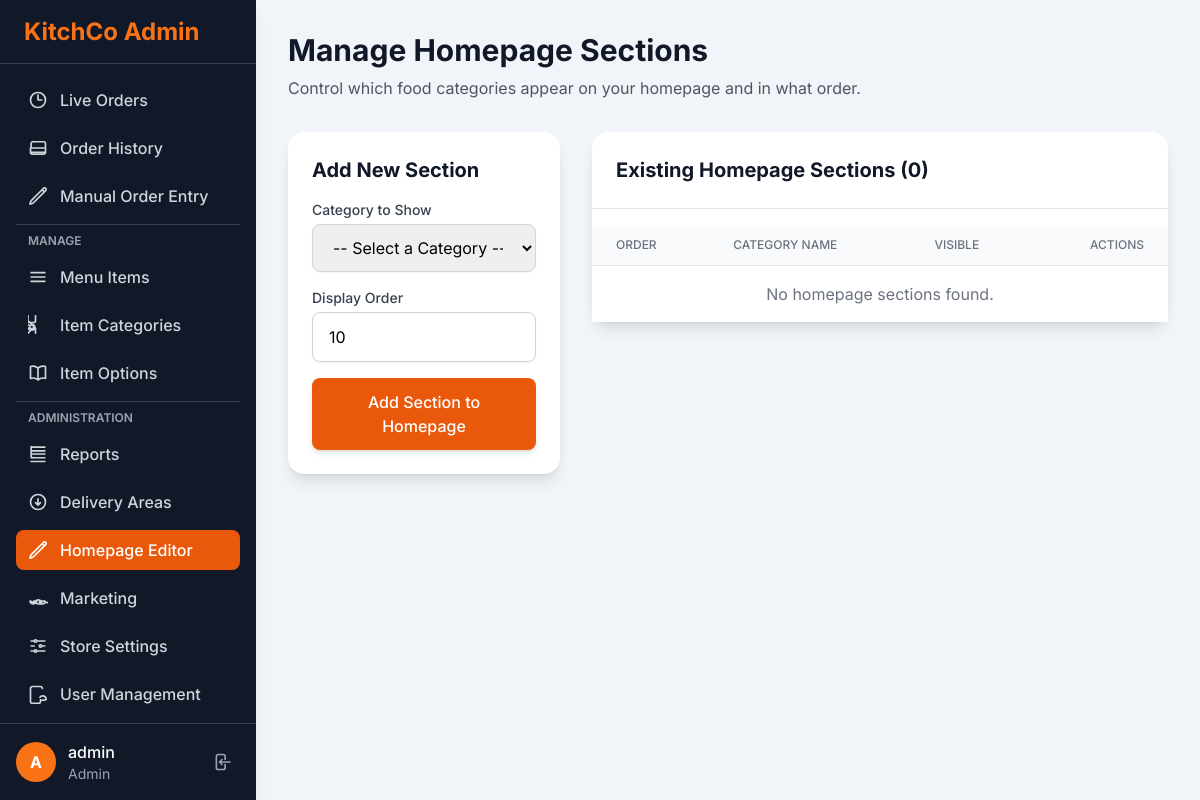
The page /admin/homepage_manager.php (signed in) on the database as committed earlier.
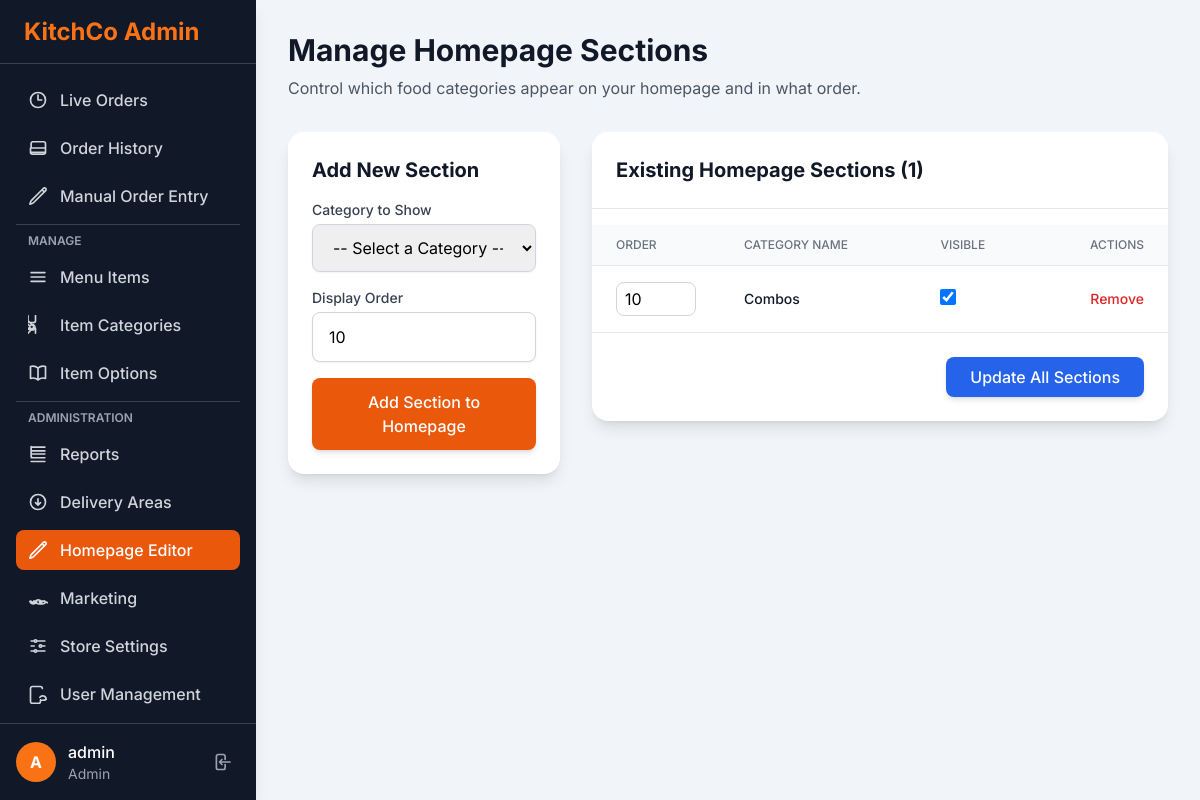
The same page on the database as committed later.
### tables this page shows
CREATE TABLE IF NOT EXISTS `homepage_sections` (
  `id` int NOT NULL AUTO_INCREMENT,
  `category_id` int NOT NULL,
  `display_order` int NOT NULL DEFAULT '0',
  `is_visible` tinyint(1) NOT NULL DEFAULT '1',
  PRIMARY KEY (`id`),
  KEY `category_id` (`category_id`)
);

CREATE TABLE IF NOT EXISTS `categories` (
  `id` int NOT NULL AUTO_INCREMENT,
  `name` varchar(100) NOT NULL,
  `description` text,
  `image` varchar(255) DEFAULT NULL,
  `is_visible` tinyint(1) NOT NULL DEFAULT '1',
  PRIMARY KEY (`id`)
);

### config.php (called while the page is built, shortened)
<?php
function get_csrf_token() {
    return $_SESSION['csrf_token'];
}
function e($data) {
    return htmlspecialchars($data, ENT_QUOTES, 'UTF-8');
}
?>

### admin/homepage_manager.php (the view, shortened to what the changed rows need)
<?php
require_once('header.php');
$page_title = 'Manage Homepage Sections';
$sections = [];
$sql = "SELECT hs.*, c.name as category_name
        FROM homepage_sections hs
        JOIN categories c ON hs.category_id = c.id
        ORDER BY hs.display_order ASC";
$sec_result = $db->query($sql);
while ($row = $sec_result->fetch_assoc()) {
    $sections[] = $row;
}
?>
<h1 class="text-3xl font-bold text-gray-900 mb-2"><?php echo e($page_title); ?></h1>
<div class="grid grid-cols-1 lg:grid-cols-3 gap-8">
    <div class="lg:col-span-1">
        <div class="bg-white p-6 rounded-2xl shadow-lg">
            <h2 class="text-xl font-bold text-gray-900 mb-4">Add New Section</h2>
        </div>
    </div>
    <div class="lg:col-span-2">
        <div class="bg-white rounded-2xl shadow-lg">
            <h2 class="text-xl font-bold text-gray-900 mb-4 p-6 border-b border-gray-200">
                Existing Homepage Sections (<?php echo count($sections); ?>)
            </h2>
            <form action="homepage_manager.php" method="POST">
                <div class="overflow-x-auto">
                    <table class="min-w-full divide-y divide-gray-200">
                        <thead class="bg-gray-50">
                            <tr>
                                <th class="px-6 py-3 text-left text-xs font-medium text-gray-500 uppercase">Order</th>
                                <th class="px-6 py-3 text-left text-xs font-medium text-gray-500 uppercase">Category Name</th>
                                <th class="px-6 py-3 text-left text-xs font-medium text-gray-500 uppercase">Visible</th>
                                <th class="px-6 py-3 text-right text-xs font-medium text-gray-500 uppercase">Actions</th>
                            </tr>
                        </thead>
                        <tbody class="bg-white divide-y divide-gray-200">
                            <?php if (empty($sections)): ?>
                                <tr><td colspan="4" class="px-6 py-4 text-center text-gray-500">No homepage sections found.</td></tr>
                            <?php else: ?>
                                <?php foreach ($sections as $section): ?>
                                    <tr>
                                        <td class="px-6 py-4 w-24">
                                            <input type="number" name="display_order[<?php echo e($section['id']); ?>]"
                                                   value="<?php echo e($section['display_order']); ?>"
                                                   class="w-20 px-2 py-1 border border-gray-300 rounded-lg">
                                        </td>
                                        <td class="px-6 py-4"><div class="text-sm font-medium text-gray-900"><?php echo e($section['category_name']); ?></div></td>
                                        <td class="px-6 py-4">
                                            <input type="checkbox" name="is_visible[]"
                                                   value="<?php echo e($section['id']); ?>"
                                                   <?php echo ($section['is_visible']) ? 'checked' : ''; ?>
                                                   class="h-4 w-4 text-orange-600 border-gray-300 rounded focus:ring-orange-500">
                                        </td>
                                        <td class="px-6 py-4 text-right text-sm font-medium">
                                            <a href="homepage_manager.php?action=delete&id=<?php echo e($section['id']); ?>&csrf_token=<?php echo e(get_csrf_token()); ?>"
                                               class="text-red-600 hover:text-red-900"
                                               onclick="return confirm('Are you sure you want to remove this section?');">
                                                Remove
                                            </a>
                                        </td>
                                    </tr>
                                <?php endforeach; ?>
                            <?php endif; ?>
                        </tbody>
                    </table>
                </div>
                <?php if (!empty($sections)): ?>
                <div class="p-6 border-t border-gray-200 text-right">
                    <button type="submit" name="update_sections" class="px-6 py-2 bg-blue-600 text-white font-medium rounded-lg shadow-md hover:bg-blue-700">
                        Update All Sections
                    </button>
                </div>
                <?php endif; ?>
            </form>
        </div>
    </div>
</div>
<?php
require_once('footer.php');
?>

Rows that differ between the two databases and show on the page:
added homepage_sections: display_order "10", category.name "Combos", is_visible "☑"
Other text that changed with them:
count($sections): "0" → "1"
text no longer shown: "No homepage sections found."
text now shown: "Update All Sections"
